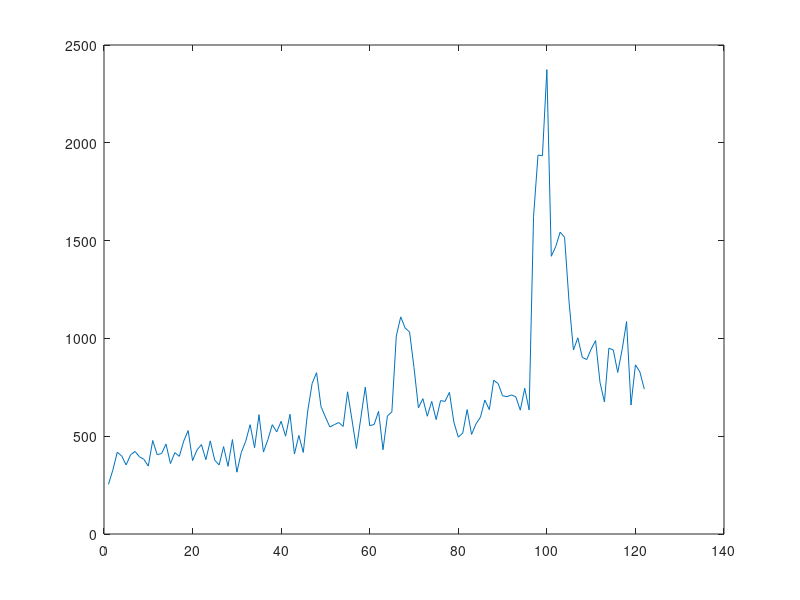

The MATLAB script that drew this image:
clc;clear;close all;

% data=importdata('data/song_times.mat');
% [r,in]=sort(sum(data,2),1,'descend');
% plot(data(in(14),:))

data=importdata('data/artist_times.mat');
[r,in]=sort(sum(data,2),1,'descend');
plot(data(in(13),:))